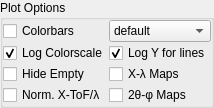
         <widget class="QGroupBox" name="groupBox_2">
          <property name="title">
           <string>Plot Options</string>
          </property>
          <property name="flat">
           <bool>true</bool>
          </property>
          <layout class="QGridLayout" name="gridLayout_16">
           <property name="margin">
            <number>0</number>
           </property>
           <property name="spacing">
            <number>1</number>
           </property>
           <item row="4" column="1">
            <widget class="QCheckBox" name="xLamda">
             <property name="toolTip">
              <string>Replace ToF axis with wavelength for the maps</string>
             </property>
             <property name="text">
              <string>X-λ Maps</string>
             </property>
            </widget>
           </item>
           <item row="5" column="0">
            <widget class="QCheckBox" name="normalizeXTof">
             <property name="toolTip">
              <string>Normalize the intensity in the X-ToF maps by the incident beam measurement</string>
             </property>
             <property name="text">
              <string>Norm. X-ToF/λ</string>
             </property>
            </widget>
           </item>
           <item row="3" column="1">
            <widget class="QCheckBox" name="logarithmic_y">
             <property name="toolTip">
              <string>Logarithmic Y-scale for the projections and reflectivity</string>
             </property>
             <property name="text">
              <string>Log Y for lines</string>
             </property>
             <property name="checked">
              <bool>true</bool>
             </property>
            </widget>
           </item>
           <item row="2" column="0">
            <widget class="QCheckBox" name="show_colorbars">
             <property name="toolTip">
              <string>Show a colorbar for the map plots</string>
             </property>
             <property name="text">
              <string>Colorbars</string>
             </property>
            </widget>
           </item>
           <item row="5" column="1">
            <widget class="QCheckBox" name="tthPhi">
             <property name="toolTip">
              <string>Replace X and Y axes by the according scattering angle for the maps</string>
             </property>
             <property name="text">
              <string>2θ-φ Maps</string>
             </property>
            </widget>
           </item>
           <item row="4" column="0">
            <widget class="QCheckBox" name="hide_plots">
             <property name="toolTip">
              <string>Hide empty channels in the X-Y and X-ToF tabs to make more space for the measured channels</string>
             </property>
             <property name="text">
              <string>Hide Empty</string>
             </property>
            </widget>
           </item>
           <item row="2" column="1">
            <widget class="QComboBox" name="color_selector">
             <property name="toolTip">
              <string>Select the color scale from a list of presets</string>
             </property>
             <item>
              <property name="text">
               <string>default</string>
              </property>
             </item>
             <item>
              <property name="text">
               <string>gist_ncar</string>
              </property>
             </item>
             <item>
              <property name="text">
               <string>gist_rainbow</string>
              </property>
             </item>
             <item>
              <property name="text">
               <string>jet</string>
              </property>
             </item>
             <item>
              <property name="text">
               <string>hsv</string>
              </property>
             </item>
             <item>
              <property name="text">
               <string>hot</string>
              </property>
             </item>
             <item>
              <property name="text">
               <string>binary</string>
              </property>
             </item>
            </widget>
           </item>
           <item row="3" column="0">
            <widget class="QCheckBox" name="logarithmic_colorscale">
             <property name="toolTip">
              <string>Logarithmic colorscale in the maps</string>
             </property>
             <property name="text">
              <string>Log Colorscale</string>
             </property>
             <property name="checked">
              <bool>true</bool>
             </property>
            </widget>
           </item>
          </layout>
         </widget>
